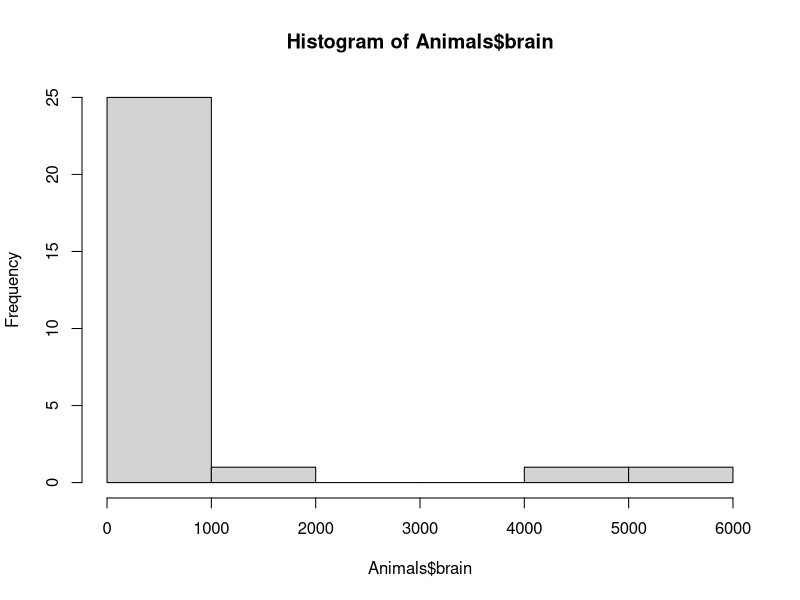
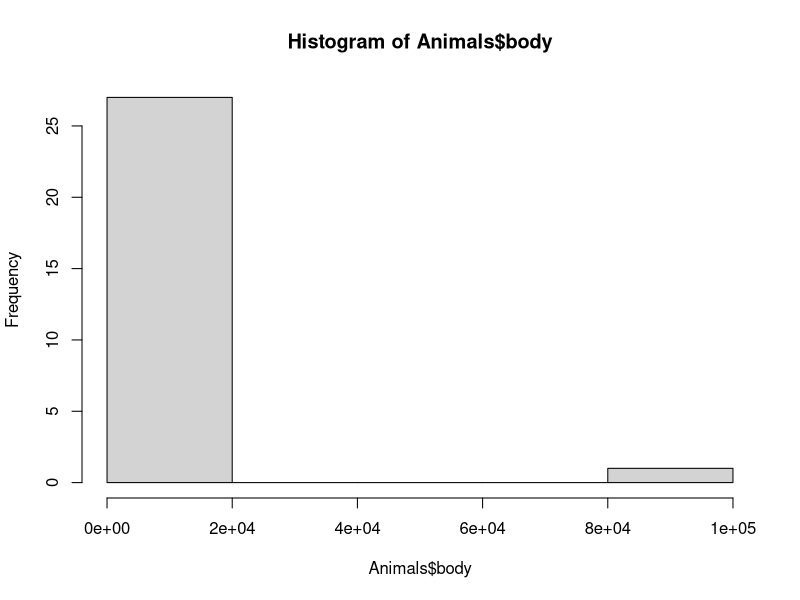
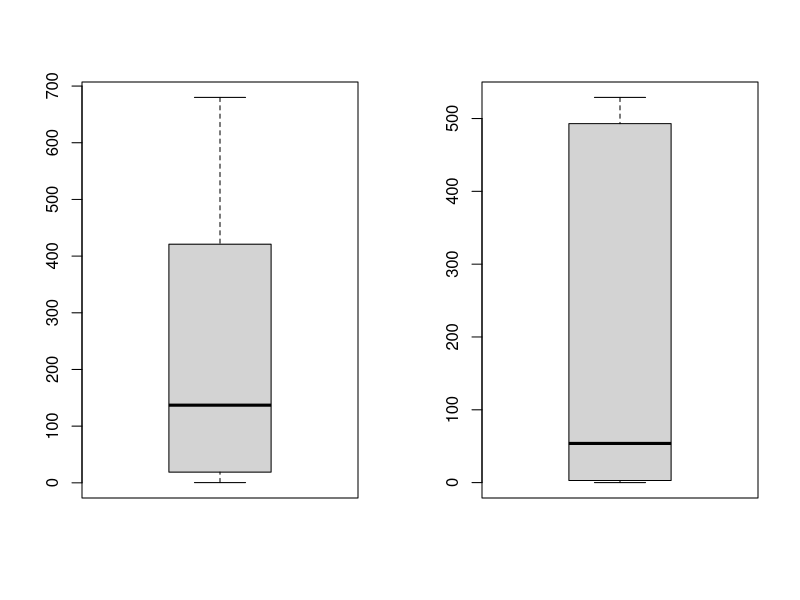
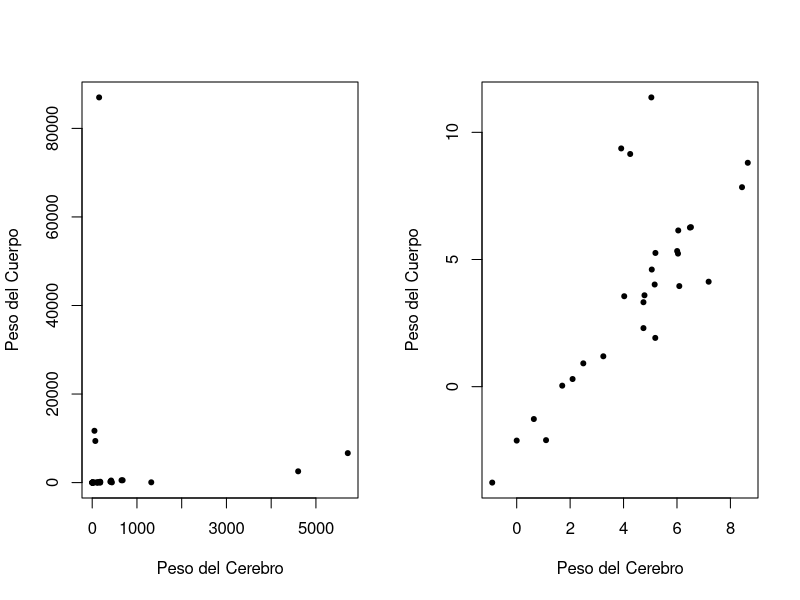

The R script that drew these images, in order:
#
# Title:
#   Ejercicios Computación Estadística - Hoja 4 - Ejercicio 6
#
# Author:
#   Sergio García Prado - garciparedes.me
#
# Date:
#   April 2018
#


rm(list = ls())


library(MASS)
data(Animals)

#
# Apartado a)
#
summary(Animals)


#
# Apartado b)
#
Animals[Animals$brain == max(Animals$brain),]


#
# Apartado c)
#

Animals$brain[Animals$body > mean(Animals$body)]


#
# Apartado d)
#

hist(Animals$brain)
hist(Animals$body)

#
# Apartado e)
#

par(mfrow=c(1,2))
boxplot(Animals$brain, pch = 20, outline = FALSE)
boxplot(Animals$body, pch = 20, outline = FALSE)
#
# Apartado f)
#

par(mfrow=c(1,2))
plot(Animals$brain, Animals$body, xlab = "Peso del Cerebro", ylab = "Peso del Cuerpo", pch = 20)
plot(log(Animals$brain), log(Animals$body), xlab = "Peso del Cerebro", ylab = "Peso del Cuerpo", pch = 20)
